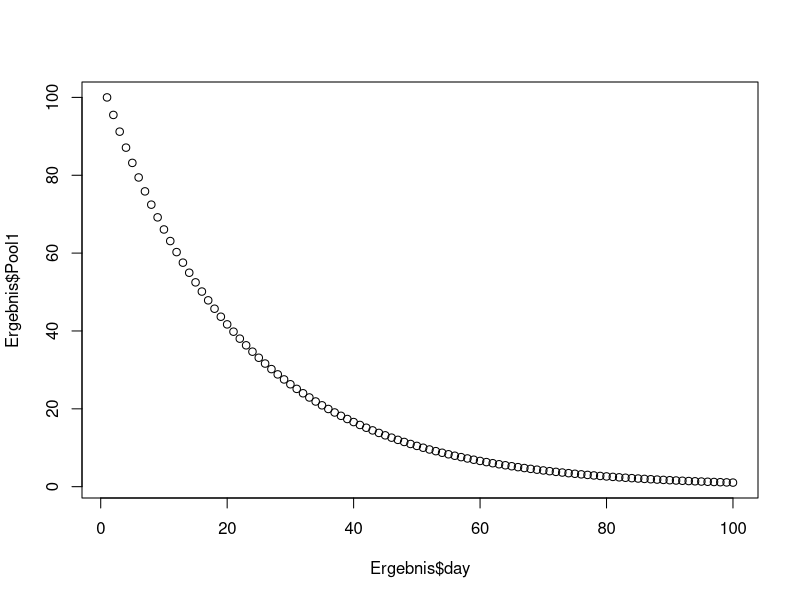
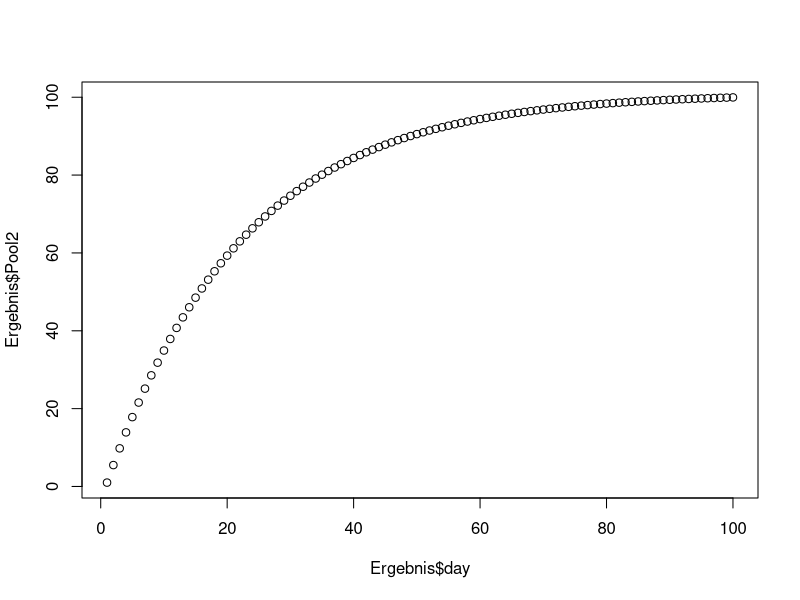

R code for these plots, in order:
growth_monomolekular.model <- function(simstart, simende)
{
  Pool1 <- rep(NA, simende)
  Pool2 <- rep(NA, simende)
  Pool1[simstart] <- 100
  Pool2[simstart] <- 1
  for (day in simstart:(simende - 1)) {
    F1 <- 0.045*Pool1[day]
    Pool1[day + 1] <- Pool1[day] - F1
    Pool2[day + 1] <- Pool2[day] + F1
    }
return(data.frame(day = simstart:simende, Pool1 = Pool1[simstart:simende], Pool2 = Pool2[simstart:simende] ))
}
growth_monomolekular.model
Ergebnis <- growth_monomolekular.model(simstart=1, simende=100)
Ergebnis
plot(Ergebnis$Pool1~Ergebnis$day)
plot(Ergebnis$Pool2~Ergebnis$day)
